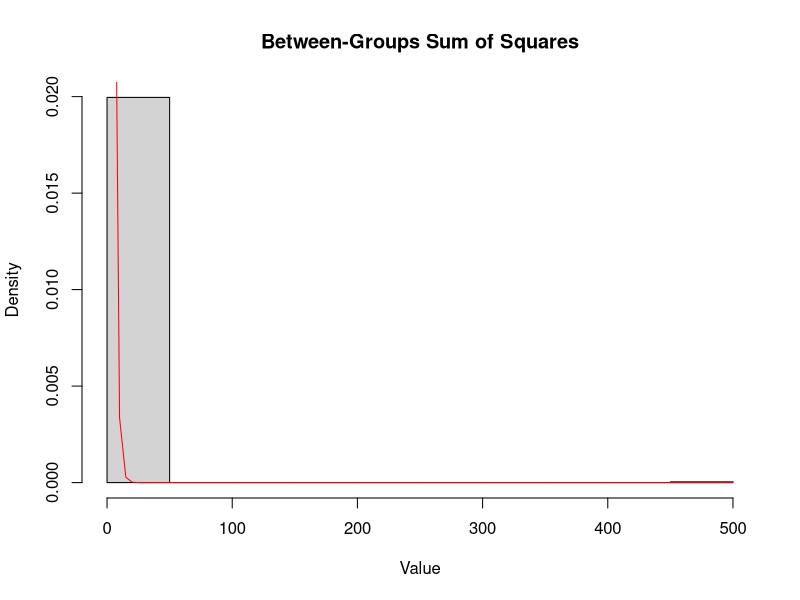
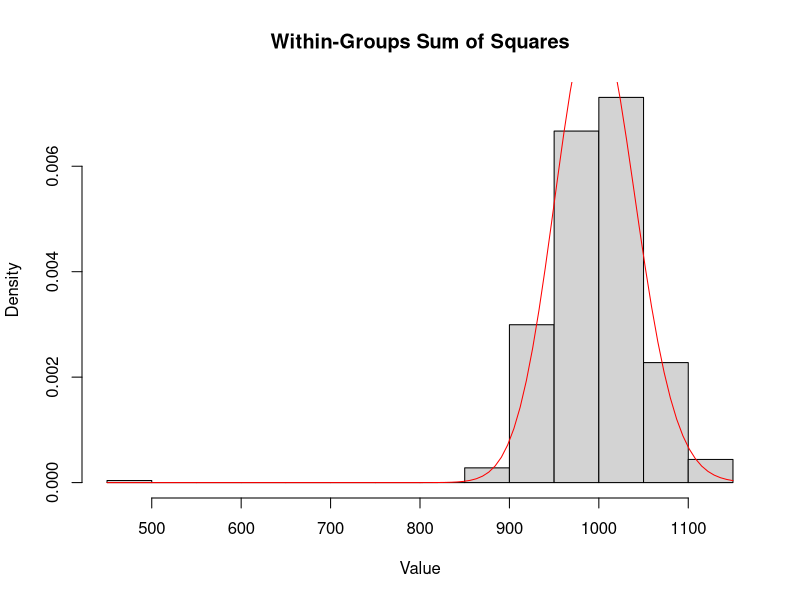

Here is the R script that generated these plots, in order:
#Cochran's Theorem states that given i.i.d. standard normal distributed random variables X1...Xn, a set of quadratic forms Q1...Qk and
#symmetric matrices A1...Ak each with rank ri where each Qi = (X^T)*Ai*X , and X = (X1...Xn)^T. Assuming that sum(Qi) = (X^T)*X = sum(Xi^2):
# r1 + ... + rk = n if and only if Qi are independent chi square variable with ri degrees of freedom

#Simulation for the above statements in single-variable normal distribution:
n <- 1000

data <- matrix(rnorm(n), ncol=1)

group <- gl(3, n/3)
X <- model.matrix(~ group)

# projection vector
H <- X %*% solve(t(X) %*% X) %*% t(X)
I <- diag(n)
J <- matrix(1, 1000, 1000)

# proof for the symmetric matrices: https://www.robots.ox.ac.uk/~fwood/teaching/W4315_Fall2011/Lectures/lecture_12/lecture_12.pdf
A_total <- I - (1/n)*J # Total sum of squares
A_between <- H - (1/n)*J  # Between-groups sum of squares
A_within <- I - H  # Within-groups sum of squares

#Quadratic forms
Q_total <- as.numeric(t(data) %*% A_total %*% data)
Q_between <- as.numeric(t(data) %*% A_between %*% data)
Q_within <- as.numeric(t(data) %*% A_within %*% data)

# Verify the sum of quadratic forms
Q_total_sum <- Q_total
Q_parts_sum <- Q_between + Q_within
cat("Sum of parts:", Q_parts_sum, "\n")
cat("Total sum:", Q_total_sum, "\n")
norm_sum <- t(data) %*% data
cat("Is sum of squared normal equal to sum of all quadratic forms", round(norm_sum) == round(Q_total_sum), "\n") 

#Verify distributions
#We first simulate quadratic forms using bootstrap
sim_size <- 500
simulated_QB <- c(0, 1:sim_size-1)
simulated_QW <- c(0, 1:sim_size-1)
for (i in 1:sim_size) {
  data <- matrix(rnorm(1000), ncol=1)
  group <- gl(3, n/3)
  X <- model.matrix(~ group)
  
  # projection vector
  H <- X %*% solve(t(X) %*% X) %*% t(X)
  I <- diag(n)
  J <- matrix(1, 1000, 1000)
  
  A_between <- H - (1/n)*J  # Between-groups sum of squares
  A_within <- I - H  # Within-groups sum of squares
  
  simulated_QB[i] <- as.numeric(t(data) %*% A_between %*% data)
  simulated_QW[i] <- as.numeric(t(data) %*% A_within %*% data)
  }

hist(simulated_QB, main="Between-Groups Sum of Squares", xlab="Value", freq=FALSE)
curve(dchisq(x, df=2), add=TRUE, col="red")

hist(simulated_QW, main="Within-Groups Sum of Squares", xlab="Value", freq=FALSE)
curve(dchisq(x, df=n-3), add=TRUE, col="red")

# Test for independence
cor.test(simulated_QB, simulated_QW)

# Chi-squared goodness-of-fit test
between_chi2 <- sum((simulated_QB - mean(simulated_QB))^2 / mean(simulated_QB))
within_chi2 <- sum((simulated_QW - mean(simulated_QW))^2 / mean(simulated_QW))

cat("Chi-squared test statistic for between-groups:", between_chi2, "\n")
cat("Chi-squared test statistic for within-groups:", within_chi2, "\n")

pchisq(between_chi2, 1)
pchisq(within_chi2, 1)